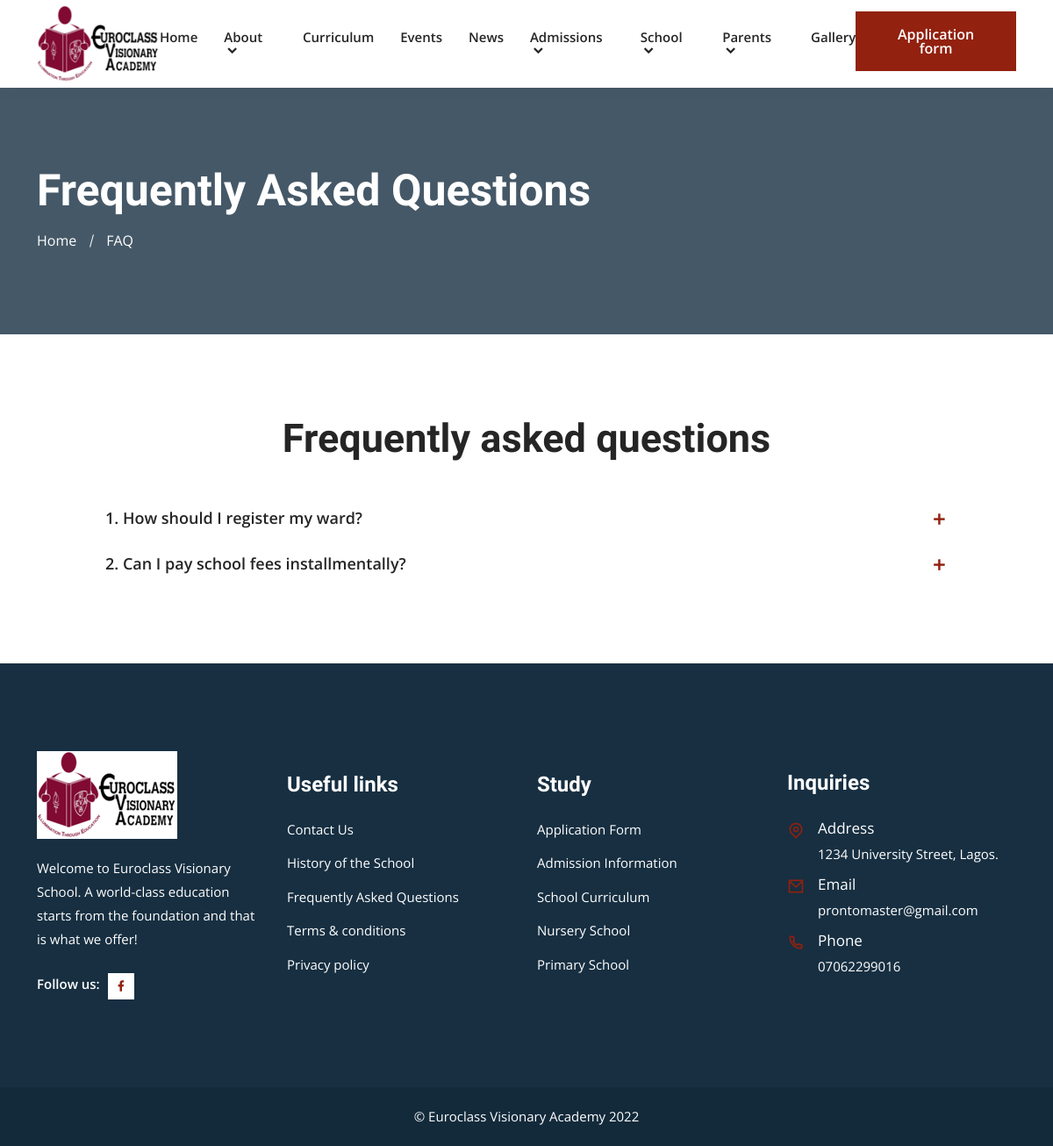
Page /faq/ on the earlier database version.
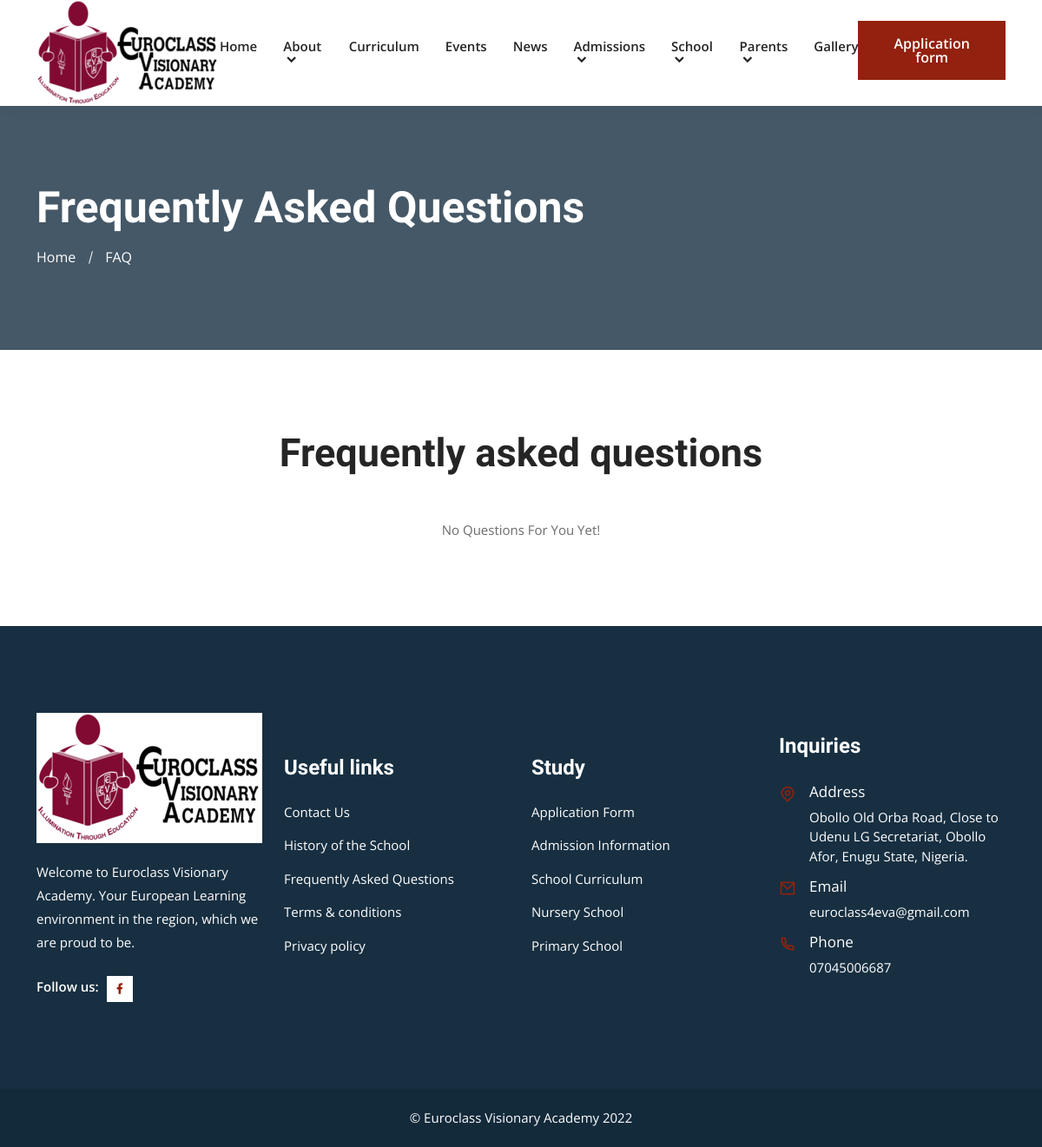
Same page on the later database version.
### core/models.py (models this page shows, shortened)
class SchoolContactInfo(models.Model):
    short_information = models.CharField(max_length=150)
    address = models.CharField(max_length=200)
    email = models.EmailField()
    phone_number = models.CharField(max_length=15)
    logo = models.ImageField(upload_to='logo')
    facebook_url = models.URLField(blank=True)
    instagram_url = models.URLField(blank=True)
    twitter_url = models.URLField(blank=True)
    linkedin_url = models.URLField(blank=True)
    class Meta:
        verbose_name = 'School Contact Information'
        verbose_name_plural = 'School Contact Information'

class FrequentlyAskedQuestion(models.Model):
    question = models.CharField(max_length=150)
    answer = models.TextField()
    created = models.DateTimeField(auto_now_add=True)
    updated = models.DateTimeField(auto_now=True)
    class Meta:
        verbose_name = 'Frequently Asked Question'
        verbose_name_plural = 'Frequently Asked Questions'

### core/views.py (the view)
# urls.py: path('faq/', views.faq, name='faq'),
def faq(request):
    faqs = FrequentlyAskedQuestion.objects.all()
    return render(request, 'faq.html', {'faqs': faqs})

### core/context_processors.py (called while the page is built)
def euroclass(request):
    return {
        'about': About.objects.first(),
        'latest_news': News.objects.all()[:3],
        'info': SchoolContactInfo.objects.first(),
    }

### templates/faq.html (shortened to what this page needs)
{% extends "base.html" %}
{% block content %}
    <div class="page-title-area bg-13">
        <div class="container">
            <div class="page-title-content">
                <h2>Frequently Asked Questions</h2>
                <ul>
                    <li>
                        <a href="{% url 'home' %}">Home</a>
                    </li>
                    <li class="active">FAQ</li>
                </ul>
            </div>
        </div>
    </div>
    <section class="faq-area pt-100 pb-70">
        <div class="container">
            <div class="section-title">
                <h2>Frequently asked questions</h2>
            </div>
            <div class="faq-bg">
                <div class="faq-accordion">
                    <ul class="accordion">
                        {% for faq in faqs %}
                        <li class="accordion-item">
                            <a class="accordion-title" href="javascript:void(0)">
								<i class="ri-add-line"></i>
								{{ forloop.counter }}. {{ faq.question }}
							</a>
                        </li>
                        {% empty %}
                        <li class="text-center">No Questions For You Yet!</li>
                        {% endfor %}
                    </ul>
                </div>
            </div>
        </div>
    </section>
{% endblock %}

### templates/base.html (shortened to what the changed rows need)
<!doctype html>
<html lang="en">
{% load static %}
<head>
    <link rel="stylesheet" href="{% static 'css/bootstrap.min.css' %}">
    <link rel="stylesheet" href="{% static 'css/owl.theme.default.min.css' %}">
    <link rel="stylesheet" href="{% static 'css/owl.carousel.min.css' %}">
    <link href="https://cdn.jsdelivr.net/npm/remixicon@2.2.0/fonts/remixicon.css" rel="stylesheet">
    <link rel="stylesheet" href="{% static 'css/meanmenu.min.css' %}">
    <link rel="stylesheet" href="{% static 'css/animate.min.css' %}">
    <link rel="stylesheet" href="{% static 'css/odometer.min.css' %}">
    <link rel="stylesheet" href="{% static 'css/magnific-popup.min.css' %}">
    <link rel="stylesheet" href="{% static 'css/date-picker.min.css' %}">
    <link rel="stylesheet" href="{% static 'css/app.css' %}?v=1.1">
    <link rel="stylesheet" href="{% static 'css/style.css' %}">
    <link rel="stylesheet" href="{% static 'css/responsive.css' %}">
</head>
<body>
    {% include '_navbar.html' %}
    {% block content %}{% endblock %}
    <footer class="footer-area black-bg-color">
        <div class="container">
            <div class="row align-items-center justify-content-center">
                <div class="col-lg-3 col-sm-6">
                    <div class="single-footer-widget bg-f9f5f1">
                        <a href="index.html" class="logo">
                                <img src="{% if info.logo %}{{ info.logo.url }}{% else %}https://via.placeholder.com/157x48{% endif %}" alt="Image">
                            </a>
                        <p>{{ info.short_information }}</p>
                        <ul class="social-icon">
                            <li>
                            </li>
                            <li>
                            </li>
                        </ul>
                    </div>
                </div>
                <div class="col-lg-3 col-sm-6">
                    <div class="single-footer-widget">
                        <ul class="address">
                            <li class="location">
                                <i class="ri-map-pin-line"></i>
                                <span>Address</span> {{ info.address }}
                            </li>
                            <li>
                                <i class="ri-mail-line"></i>
                                <span>Email</span>
                                <a href="mailto:{{ info.email }}">{{ info.email }}</a>
                            </li>
                            <li>
                                <i class="ri-phone-line"></i>
                                <span>Phone</span>
                                <a href="tel:{{ info.phone_number }}">{{ info.phone_number }}</a>
                            </li>
                        </ul>
                    </div>
                </div>
            </div>
        </div>
    </footer>
</body>
</html>

### templates/_navbar.html (shortened to what this page needs)
<header class="header-area">
    <div class="navbar-area">
        <div class="desktop-nav">
            <div class="container">
                <nav class="navbar navbar-expand-md navbar-light">
                    <a class="navbar-brand" href="{% url 'home' %}">
                            <img src="{% if info.logo %}{{ info.logo.url }}{% else %}https://via.placeholder.com/157x48{% endif %}" alt="logo">
                        </a>
                    <div class="collapse navbar-collapse mean-menu" id="navbarSupportedContent">
                        <ul class="navbar-nav m-auto">
                            <li class="nav-item">
                                <a href="{% url 'home' %}" class="nav-link">Home</a>
                            </li>
                            <li class="nav-item">
                                <a href="#" class="nav-link">
                                    About <i class="ri-arrow-down-s-line"></i>
                                </a>
                            </li>
                            <li class="nav-item">
                                <a href="{% url 'curriculum' %}" class="nav-link">Curriculum</a>
                            </li>
                            <li class="nav-item">
                                <a href="{% url 'events' %}" class="nav-link">Events</a>
                            </li>
                            <li class="nav-item">
                                <a href="{% url 'news' %}" class="nav-link">News</a>
                            </li>
                            <li class="nav-item">
                                <a href="#" class="nav-link">
                                    Admissions <i class="ri-arrow-down-s-line"></i>
                                </a>
                            </li>
                            <li class="nav-item">
                                <a href="#" class="nav-link">
                                    School <i class="ri-arrow-down-s-line"></i>
                                </a>
                            </li>
                            <li class="nav-item">
                                <a href="#" class="nav-link">
                                    Parents <i class="ri-arrow-down-s-line"></i>
                                </a>
                            </li>
                            <li class="nav-item">
                                <a href="{% url 'gallery' %}" class="nav-link">Gallery</a>
                            </li>
                        </ul>
                        <div class="others-options">
                            <ul>
                                <li>
                                    <a href="{% url 'application' %}" class="default-btn">Application form</a>
                                </li>
                            </ul>
                        </div>
                    </div>
                </nav>
            </div>
        </div>
    </div>
</header>

Differences in the rows shown:
removed FrequentlyAskedQuestion: question "How should I register my ward?"
removed FrequentlyAskedQuestion: question "Can I pay school fees installmentally?"
changed SchoolContactInfo: logo: a different picture; short_information "Welcome to Euroclass Visionary School. A world-class education starts from the foundation and that is what we offer!" → "Welcome to Euroclass Visionary Academy. Your European Learning environment in the region, which we are proud to be."; address "1234 University Street, Lagos." → "Obollo Old Orba Road, Close to Udenu LG Secretariat, Obollo Afor, Enugu State, Nigeria."; email "prontomaster@gmail.com" → "euroclass4eva@gmail.com"; phone_number "07062299016" → "07045006687"
Other differences:
text now shown: "No Questions For You Yet!"
